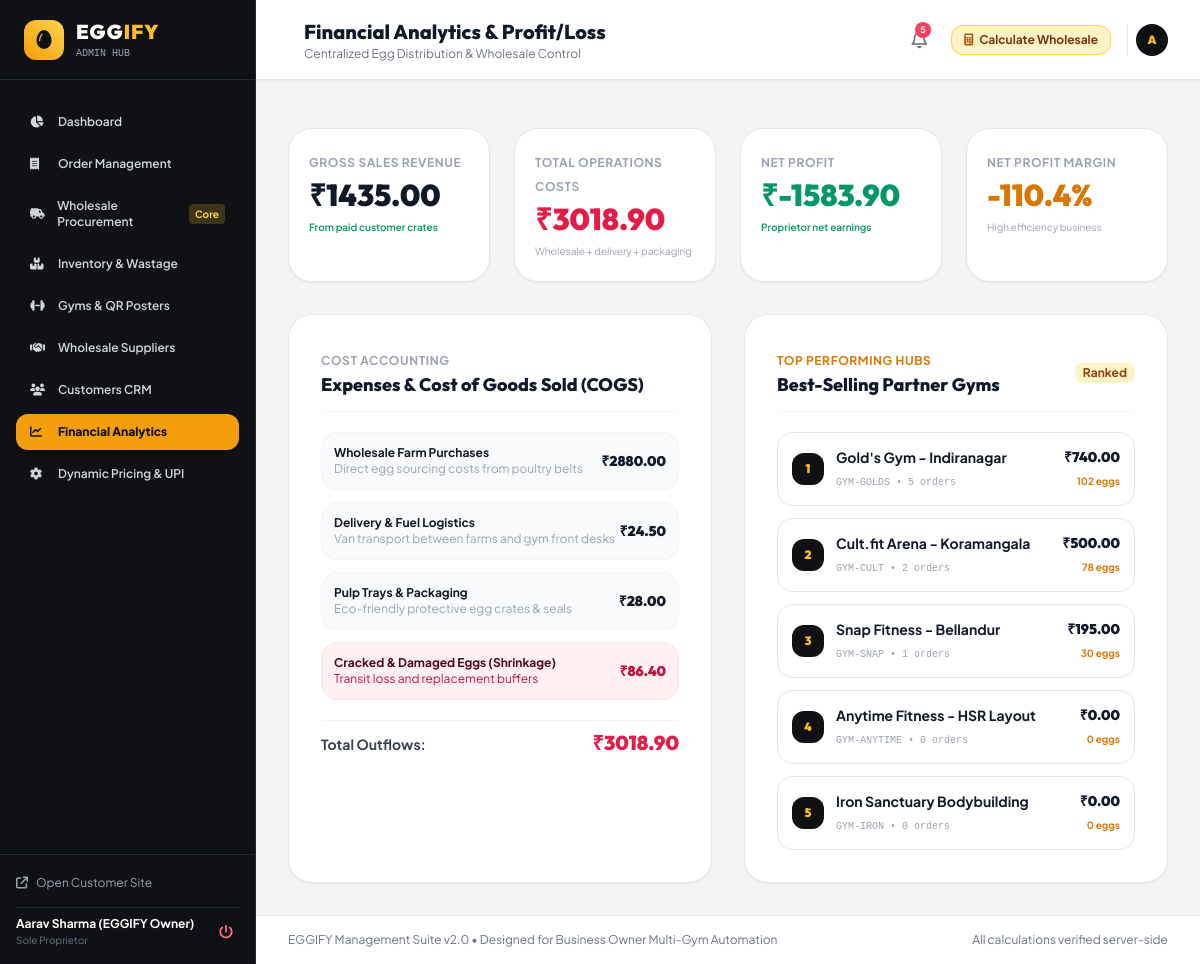
Page /admin/analytics (signed in) on the committed database.
### models.py (models this page shows, shortened)
class Gym(db.Model):
    __tablename__ = 'gyms'
    id = db.Column(db.Integer, primary_key=True)
    gym_code = db.Column(db.String(32), unique=True, nullable=False, index=True) # e.g. GYM001, GOLDS-BLR
    name = db.Column(db.String(150), nullable=False)
    address = db.Column(db.String(255), nullable=False)
    city = db.Column(db.String(100), default='Bangalore')
    contact_person = db.Column(db.String(120), nullable=True)
    phone = db.Column(db.String(20), nullable=True)
    is_active = db.Column(db.Boolean, default=True)
    qr_filename = db.Column(db.String(255), nullable=True)
    notes = db.Column(db.Text, nullable=True)
    created_at = db.Column(db.DateTime, default=utcnow)
    orders = db.relationship('Order', backref='gym', lazy='dynamic')

### routes/admin.py (the view)
@admin_bp.route('/analytics')
@admin_required
def analytics():
    paid_orders = Order.query.filter_by(payment_status='PAID').all()
    total_revenue = sum(o.total_amount for o in paid_orders)
    wholesale_expense = sum(b.total_cost for b in PurchaseBatch.query.all())
    delivery_expense = sum(o.delivery_charge for o in paid_orders) * 0.7 # Approx cost
    packaging_expense = len(paid_orders) * 3.50 # ₹3.50 packaging per order
    wastage_loss = sum(w.total_loss for w in WastageLog.query.all())
    total_expenses = wholesale_expense + delivery_expense + packaging_expense + wastage_loss
    net_profit = round(total_revenue - total_expenses, 2)
    profit_margin = round((net_profit / total_revenue * 100), 1) if total_revenue > 0 else 0.0
    gyms = Gym.query.all()
    gym_stats = []
    for g in gyms:
        g_orders = [o for o in paid_orders if o.gym_id == g.id]
        g_rev = sum(o.total_amount for o in g_orders)
        g_eggs = sum(o.egg_quantity for o in g_orders)
        gym_stats.append({
            'name': g.name,
            'code': g.gym_code,
            'orders_count': len(g_orders),
            'eggs_count': g_eggs,
            'revenue': g_rev
        })
    gym_stats.sort(key=lambda x: x['revenue'], reverse=True)
    return render_template(
        'admin/analytics.html',
        total_revenue=total_revenue,
        wholesale_expense=wholesale_expense,
        delivery_expense=delivery_expense,
        packaging_expense=packaging_expense,
        wastage_loss=wastage_loss,
        total_expenses=total_expenses,
        net_profit=net_profit,
        profit_margin=profit_margin,
        gym_stats=gym_stats
    )

### routes/admin.py (called while the page is built)
def admin_required(f):
    @wraps(f)
    def decorated_function(*args, **kwargs):
        if not session.get('admin_id'):
            flash("Please log in to access the admin dashboard.", "warning")
            return redirect(url_for('admin.login', next=request.url))
        return f(*args, **kwargs)
    return decorated_function

### templates/admin/analytics.html
{% extends 'admin/layout.html' %}
{% block page_title %}Financial Analytics & Profit/Loss{% endblock %}
{% block content %}
<div class="space-y-8">
    <div class="grid grid-cols-2 lg:grid-cols-4 gap-4 sm:gap-6">
        <div class="bg-white p-5 rounded-3xl border border-gray-200 shadow-sm space-y-1">
            <span class="text-xs font-bold text-gray-400 uppercase tracking-wider">Gross Sales Revenue</span>
            <h3 class="text-2xl sm:text-3xl font-black font-outfit text-gray-900">₹{{ "%.2f"|format(total_revenue) }}</h3>
            <span class="text-[10px] text-emerald-600 font-semibold">From paid customer crates</span>
        </div>
        <div class="bg-white p-5 rounded-3xl border border-gray-200 shadow-sm space-y-1">
            <span class="text-xs font-bold text-gray-400 uppercase tracking-wider">Total Operations Costs</span>
            <h3 class="text-2xl sm:text-3xl font-black font-outfit text-rose-600">₹{{ "%.2f"|format(total_expenses) }}</h3>
            <span class="text-[10px] text-gray-400">Wholesale + delivery + packaging</span>
        </div>
        <div class="bg-white p-5 rounded-3xl border border-gray-200 shadow-sm space-y-1">
            <span class="text-xs font-bold text-gray-400 uppercase tracking-wider">Net Profit</span>
            <h3 class="text-2xl sm:text-3xl font-black font-outfit text-emerald-600">₹{{ "%.2f"|format(net_profit) }}</h3>
            <span class="text-[10px] text-emerald-600 font-semibold">Proprietor net earnings</span>
        </div>
        <div class="bg-white p-5 rounded-3xl border border-gray-200 shadow-sm space-y-1">
            <span class="text-xs font-bold text-gray-400 uppercase tracking-wider">Net Profit Margin</span>
            <h3 class="text-2xl sm:text-3xl font-black font-outfit text-amber-600">{{ profit_margin }}%</h3>
            <span class="text-[10px] text-gray-400">High efficiency business</span>
        </div>
    </div>
    <div class="grid grid-cols-1 lg:grid-cols-12 gap-8">
        <div class="lg:col-span-6 bg-white rounded-3xl border border-gray-200 p-6 sm:p-8 shadow-sm space-y-5">
            <div class="border-b border-gray-100 pb-3">
                <span class="text-xs font-bold text-gray-400 uppercase tracking-wider">Cost Accounting</span>
                <h3 class="text-lg font-extrabold font-outfit text-gray-900">Expenses & Cost of Goods Sold (COGS)</h3>
            </div>
            <div class="space-y-3 text-xs">
                <div class="flex items-center justify-between p-3 rounded-2xl bg-gray-50 border border-gray-100">
                    <div>
                        <strong class="text-gray-900 block">Wholesale Farm Purchases</strong>
                        <span class="text-gray-400">Direct egg sourcing costs from poultry belts</span>
                    </div>
                    <span class="text-sm font-black font-outfit text-gray-900">₹{{ "%.2f"|format(wholesale_expense) }}</span>
                </div>
                <div class="flex items-center justify-between p-3 rounded-2xl bg-gray-50 border border-gray-100">
                    <div>
                        <strong class="text-gray-900 block">Delivery & Fuel Logistics</strong>
                        <span class="text-gray-400">Van transport between farms and gym front desks</span>
                    </div>
                    <span class="text-sm font-black font-outfit text-gray-900">₹{{ "%.2f"|format(delivery_expense) }}</span>
                </div>
                <div class="flex items-center justify-between p-3 rounded-2xl bg-gray-50 border border-gray-100">
                    <div>
                        <strong class="text-gray-900 block">Pulp Trays & Packaging</strong>
                        <span class="text-gray-400">Eco-friendly protective egg crates & seals</span>
                    </div>
                    <span class="text-sm font-black font-outfit text-gray-900">₹{{ "%.2f"|format(packaging_expense) }}</span>
                </div>
                <div class="flex items-center justify-between p-3 rounded-2xl bg-rose-50 border border-rose-100">
                    <div>
                        <strong class="text-rose-950 block">Cracked & Damaged Eggs (Shrinkage)</strong>
                        <span class="text-rose-700">Transit loss and replacement buffers</span>
                    </div>
                    <span class="text-sm font-black font-outfit text-rose-700">₹{{ "%.2f"|format(wastage_loss) }}</span>
                </div>
            </div>
            <div class="pt-2 border-t border-gray-100 flex justify-between items-baseline text-sm">
                <span class="font-bold text-gray-700">Total Outflows:</span>
                <span class="text-xl font-black font-outfit text-rose-600">₹{{ "%.2f"|format(total_expenses) }}</span>
            </div>
        </div>
        <div class="lg:col-span-6 bg-white rounded-3xl border border-gray-200 p-6 sm:p-8 shadow-sm space-y-5">
            <div class="border-b border-gray-100 pb-3 flex items-center justify-between">
                <div>
                    <span class="text-xs font-bold text-amber-600 uppercase tracking-wider">Top Performing Hubs</span>
                    <h3 class="text-lg font-extrabold font-outfit text-gray-900">Best-Selling Partner Gyms</h3>
                </div>
                <span class="text-xs bg-amber-100 text-amber-800 font-bold px-2 py-0.5 rounded-lg">Ranked</span>
            </div>
            <div class="space-y-3">
                {% for g in gym_stats %}
                <div class="p-3.5 rounded-2xl border border-gray-200 flex items-center justify-between hover:bg-gray-50 transition">
                    <div class="flex items-center space-x-3">
                        <div class="w-8 h-8 rounded-xl bg-egg-dark text-amber-400 font-black text-xs flex items-center justify-center font-outfit">
                            {{ loop.index }}
                        </div>
                        <div>
                            <h4 class="text-sm font-bold text-gray-900">{{ g.name }}</h4>
                            <span class="text-[10px] text-gray-400 font-mono">{{ g.code }} • {{ g.orders_count }} orders</span>
                        </div>
                    </div>
                    <div class="text-right">
                        <span class="text-sm font-black font-outfit text-gray-900 block">₹{{ "%.2f"|format(g.revenue) }}</span>
                        <span class="text-[10px] text-amber-600 font-bold">{{ g.eggs_count }} eggs</span>
                    </div>
                </div>
                {% endfor %}
            </div>
        </div>
    </div>
</div>
{% endblock %}

### static/css/custom.css (style rules this page uses)
:root { --egg-gold: #F59E0B; --egg-yellow: #FBBF24; --egg-dark: #0F1115; --egg-dark-card: #181B24; --egg-cream: #FFFDF7; }
body { font-family: 'Plus Jakarta Sans', -apple-system, BlinkMacSystemFont, "Segoe UI", Roboto, sans-serif; -webkit-font-smoothing: antialiased; }
.font-outfit { font-family: 'Outfit', sans-serif; }

### rows in the picture
Gym: name "Gold's Gym - Indiranagar", code "GYM-GOLDS", orders_count "5", revenue "740.00", eggs_count "102"
Gym: name "Cult.fit Arena - Koramangala", code "GYM-CULT", orders_count "2", revenue "500.00", eggs_count "78"
Gym: name "Snap Fitness - Bellandur", code "GYM-SNAP", orders_count "1", revenue "195.00", eggs_count "30"
Gym: name "Anytime Fitness - HSR Layout", code "GYM-ANYTIME", orders_count "0", revenue "0.00", eggs_count "0"
Gym: name "Iron Sanctuary Bodybuilding", code "GYM-IRON", orders_count "0", revenue "0.00", eggs_count "0"

### other values in the picture
{{ session.get('admin_name', 'Business Owner') }} "Aarav Sharma (EGGIFY Owner)"
{{ unread_notifications_count }} "5"
{{ session.get('admin_name', 'A')[0] }} "A"
{{ "%.2f"|format(total_revenue) }} "1435.00"
{{ "%.2f"|format(total_expenses) }} "3018.90"
{{ "%.2f"|format(net_profit) }} "-1583.90"
{{ profit_margin }} "-110.4"
{{ "%.2f"|format(wholesale_expense) }} "2880.00"
{{ "%.2f"|format(delivery_expense) }} "24.50"
{{ "%.2f"|format(packaging_expense) }} "28.00"
{{ "%.2f"|format(wastage_loss) }} "86.40"
